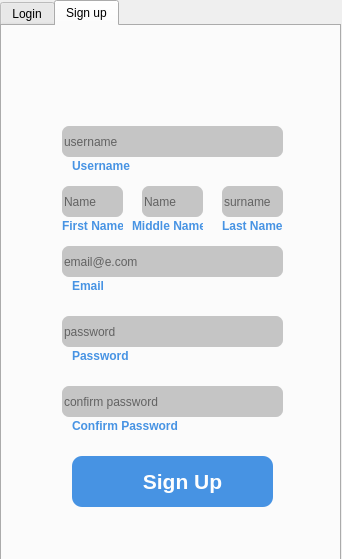
<?xml version="1.0" encoding="UTF-8"?>
<ui version="4.0">
 <class>Frame</class>
 <widget class="QFrame" name="Frame">
  <property name="geometry">
   <rect>
    <x>0</x>
    <y>0</y>
    <width>342</width>
    <height>559</height>
   </rect>
  </property>
  <property name="windowTitle">
   <string>Frame</string>
  </property>
  <widget class="QTabWidget" name="login">
   <property name="geometry">
    <rect>
     <x>0</x>
     <y>0</y>
     <width>341</width>
     <height>561</height>
    </rect>
   </property>
   <property name="minimumSize">
    <size>
     <width>341</width>
     <height>561</height>
    </size>
   </property>
   <property name="maximumSize">
    <size>
     <width>341</width>
     <height>561</height>
    </size>
   </property>
   <property name="styleSheet">
    <string notr="true"/>
   </property>
   <property name="tabPosition">
    <enum>QTabWidget::North</enum>
   </property>
   <property name="currentIndex">
    <number>1</number>
   </property>
   <property name="usesScrollButtons">
    <bool>false</bool>
   </property>
   <property name="documentMode">
    <bool>false</bool>
   </property>
   <property name="tabsClosable">
    <bool>false</bool>
   </property>
   <property name="movable">
    <bool>false</bool>
   </property>
   <property name="tabBarAutoHide">
    <bool>false</bool>
   </property>
   <widget class="QWidget" name="tab">
    <attribute name="title">
     <string>Login</string>
    </attribute>
    <widget class="QPushButton" name="Logbut">
     <property name="geometry">
      <rect>
       <x>80</x>
       <y>350</y>
       <width>191</width>
       <height>51</height>
      </rect>
     </property>
     <property name="styleSheet">
      <string notr="true">
QPushButton{
box-shadow: 10px 10px rgb(61, 61, 61);
border-radius: 10px ;
background-color: rgb(71, 147, 227);

}</string>
     </property>
     <property name="text">
      <string/>
     </property>
    </widget>
    <widget class="QLabel" name="label">
     <property name="geometry">
      <rect>
       <x>110</x>
       <y>360</y>
       <width>121</width>
       <height>31</height>
      </rect>
     </property>
     <property name="styleSheet">
      <string notr="true"/>
     </property>
     <property name="text">
      <string>&lt;!DOCTYPE HTML PUBLIC &quot;-//W3C//DTD HTML 4.0//EN&quot; &quot;http://www.w3.org/TR/REC-html40/strict.dtd&quot;&gt;
&lt;html&gt;&lt;head&gt;&lt;meta name=&quot;qrichtext&quot; content=&quot;1&quot; /&gt;&lt;style type=&quot;text/css&quot;&gt;
p, li { white-space: pre-wrap; }
&lt;/style&gt;&lt;/head&gt;&lt;body style=&quot; font-family:'MS Shell Dlg 2'; font-size:8pt; font-weight:400; font-style:normal;&quot;&gt;
&lt;p align=&quot;center&quot; style=&quot; margin-top:12px; margin-bottom:12px; margin-left:0px; margin-right:0px; -qt-block-indent:0; text-indent:0px;&quot;&gt;&lt;span style=&quot; font-size:16pt; font-weight:600; color:#fefefe;&quot;&gt;Login&lt;/span&gt;&lt;/p&gt;&lt;/body&gt;&lt;/html&gt;</string>
     </property>
    </widget>
    <widget class="QLabel" name="label_2">
     <property name="geometry">
      <rect>
       <x>40</x>
       <y>490</y>
       <width>51</width>
       <height>16</height>
      </rect>
     </property>
     <property name="styleSheet">
      <string notr="true">background-color: rgb(71, 147, 227);
border-radius:5px;
</string>
     </property>
     <property name="text">
      <string>&lt;html&gt;&lt;head/&gt;&lt;body&gt;&lt;p align=&quot;center&quot;&gt;&lt;span style=&quot; font-weight:600; color:#ffffff;&quot;&gt;Login&lt;/span&gt;&lt;/p&gt;&lt;/body&gt;&lt;/html&gt;</string>
     </property>
    </widget>
    <widget class="QLineEdit" name="username">
     <property name="geometry">
      <rect>
       <x>80</x>
       <y>160</y>
       <width>191</width>
       <height>31</height>
      </rect>
     </property>
     <property name="styleSheet">
      <string notr="true">border-radius: 7px ;
background-color: rgb(197, 197, 197);</string>
     </property>
     <property name="text">
      <string/>
     </property>
     <property name="placeholderText">
      <string>username</string>
     </property>
    </widget>
    <widget class="QLabel" name="label_3">
     <property name="geometry">
      <rect>
       <x>90</x>
       <y>200</y>
       <width>121</width>
       <height>21</height>
      </rect>
     </property>
     <property name="text">
      <string>&lt;html&gt;&lt;head/&gt;&lt;body&gt;&lt;p&gt;&lt;span style=&quot; font-weight:600; color:#4793e3;&quot;&gt;   Username&lt;/span&gt;&lt;/p&gt;&lt;/body&gt;&lt;/html&gt;</string>
     </property>
    </widget>
    <widget class="QLineEdit" name="password">
     <property name="geometry">
      <rect>
       <x>80</x>
       <y>250</y>
       <width>191</width>
       <height>31</height>
      </rect>
     </property>
     <property name="styleSheet">
      <string notr="true">background-color: rgb(197, 197, 197);
border-radius: 7px ;</string>
     </property>
     <property name="echoMode">
      <enum>QLineEdit::Password</enum>
     </property>
     <property name="placeholderText">
      <string>password</string>
     </property>
    </widget>
    <widget class="QLabel" name="label_4">
     <property name="geometry">
      <rect>
       <x>90</x>
       <y>290</y>
       <width>111</width>
       <height>21</height>
      </rect>
     </property>
     <property name="text">
      <string>&lt;html&gt;&lt;head/&gt;&lt;body&gt;&lt;p&gt;&lt;span style=&quot; font-weight:600; color:#4793e3;&quot;&gt;Password&lt;/span&gt;&lt;/p&gt;&lt;/body&gt;&lt;/html&gt;</string>
     </property>
    </widget>
    <widget class="QLabel" name="label_5">
     <property name="geometry">
      <rect>
       <x>130</x>
       <y>20</y>
       <width>81</width>
       <height>61</height>
      </rect>
     </property>
     <property name="text">
      <string/>
     </property>
     <property name="pixmap">
      <pixmap>../logo.png</pixmap>
     </property>
    </widget>
   </widget>
   <widget class="QWidget" name="tab_2">
    <attribute name="title">
     <string>Sign up</string>
    </attribute>
    <widget class="QLineEdit" name="user">
     <property name="geometry">
      <rect>
       <x>60</x>
       <y>100</y>
       <width>221</width>
       <height>31</height>
      </rect>
     </property>
     <property name="styleSheet">
      <string notr="true">background-color: rgb(197, 197, 197);
border-radius: 7px;</string>
     </property>
     <property name="placeholderText">
      <string>username</string>
     </property>
    </widget>
    <widget class="QLineEdit" name="password_2">
     <property name="geometry">
      <rect>
       <x>60</x>
       <y>290</y>
       <width>221</width>
       <height>31</height>
      </rect>
     </property>
     <property name="styleSheet">
      <string notr="true">background-color: rgb(197, 197, 197);
border-radius: 7px;</string>
     </property>
     <property name="echoMode">
      <enum>QLineEdit::Password</enum>
     </property>
     <property name="placeholderText">
      <string>password</string>
     </property>
    </widget>
    <widget class="QLineEdit" name="confpass">
     <property name="geometry">
      <rect>
       <x>60</x>
       <y>360</y>
       <width>221</width>
       <height>31</height>
      </rect>
     </property>
     <property name="styleSheet">
      <string notr="true">background-color: rgb(197, 197, 197);
border-radius: 7px;</string>
     </property>
     <property name="echoMode">
      <enum>QLineEdit::Password</enum>
     </property>
     <property name="placeholderText">
      <string>confirm password</string>
     </property>
    </widget>
    <widget class="QLineEdit" name="email">
     <property name="geometry">
      <rect>
       <x>60</x>
       <y>220</y>
       <width>221</width>
       <height>31</height>
      </rect>
     </property>
     <property name="styleSheet">
      <string notr="true">background-color: rgb(197, 197, 197);
border-radius: 7px;</string>
     </property>
     <property name="placeholderText">
      <string>email@e.com</string>
     </property>
    </widget>
    <widget class="QLabel" name="label_11">
     <property name="geometry">
      <rect>
       <x>70</x>
       <y>130</y>
       <width>121</width>
       <height>21</height>
      </rect>
     </property>
     <property name="text">
      <string>&lt;html&gt;&lt;head/&gt;&lt;body&gt;&lt;p&gt;&lt;span style=&quot; font-weight:600; color:#4793e3;&quot;&gt;   Username&lt;/span&gt;&lt;/p&gt;&lt;/body&gt;&lt;/html&gt;</string>
     </property>
    </widget>
    <widget class="QLabel" name="label_12">
     <property name="geometry">
      <rect>
       <x>70</x>
       <y>250</y>
       <width>121</width>
       <height>21</height>
      </rect>
     </property>
     <property name="text">
      <string>&lt;html&gt;&lt;head/&gt;&lt;body&gt;&lt;p&gt;&lt;span style=&quot; font-weight:600; color:#4793e3;&quot;&gt;Email&lt;/span&gt;&lt;/p&gt;&lt;/body&gt;&lt;/html&gt;</string>
     </property>
    </widget>
    <widget class="QLabel" name="label_13">
     <property name="geometry">
      <rect>
       <x>70</x>
       <y>320</y>
       <width>121</width>
       <height>21</height>
      </rect>
     </property>
     <property name="text">
      <string>&lt;html&gt;&lt;head/&gt;&lt;body&gt;&lt;p&gt;&lt;span style=&quot; font-weight:600; color:#4793e3;&quot;&gt;Password&lt;/span&gt;&lt;/p&gt;&lt;/body&gt;&lt;/html&gt;</string>
     </property>
    </widget>
    <widget class="QLabel" name="label_14">
     <property name="geometry">
      <rect>
       <x>70</x>
       <y>390</y>
       <width>121</width>
       <height>21</height>
      </rect>
     </property>
     <property name="text">
      <string>&lt;html&gt;&lt;head/&gt;&lt;body&gt;&lt;p&gt;&lt;span style=&quot; font-weight:600; color:#4793e3;&quot;&gt;Confirm Password&lt;/span&gt;&lt;/p&gt;&lt;/body&gt;&lt;/html&gt;</string>
     </property>
    </widget>
    <widget class="QPushButton" name="Logbut_3">
     <property name="geometry">
      <rect>
       <x>70</x>
       <y>430</y>
       <width>201</width>
       <height>51</height>
      </rect>
     </property>
     <property name="styleSheet">
      <string notr="true">
QPushButton{
box-shadow: 10px 10px rgb(61, 61, 61);
border-radius: 10px ;
background-color: rgb(71, 147, 227);

}</string>
     </property>
     <property name="text">
      <string/>
     </property>
    </widget>
    <widget class="QLabel" name="label_15">
     <property name="geometry">
      <rect>
       <x>120</x>
       <y>440</y>
       <width>121</width>
       <height>31</height>
      </rect>
     </property>
     <property name="styleSheet">
      <string notr="true"/>
     </property>
     <property name="text">
      <string>&lt;!DOCTYPE HTML PUBLIC &quot;-//W3C//DTD HTML 4.0//EN&quot; &quot;http://www.w3.org/TR/REC-html40/strict.dtd&quot;&gt;
&lt;html&gt;&lt;head&gt;&lt;meta name=&quot;qrichtext&quot; content=&quot;1&quot; /&gt;&lt;style type=&quot;text/css&quot;&gt;
p, li { white-space: pre-wrap; }
&lt;/style&gt;&lt;/head&gt;&lt;body style=&quot; font-family:'MS Shell Dlg 2'; font-size:8pt; font-weight:400; font-style:normal;&quot;&gt;
&lt;p align=&quot;center&quot; style=&quot; margin-top:12px; margin-bottom:12px; margin-left:0px; margin-right:0px; -qt-block-indent:0; text-indent:0px;&quot;&gt;&lt;span style=&quot; font-size:16pt; font-weight:600; color:#fefefe;&quot;&gt;Sign Up&lt;/span&gt;&lt;/p&gt;&lt;/body&gt;&lt;/html&gt;</string>
     </property>
    </widget>
    <widget class="QLabel" name="label_16">
     <property name="geometry">
      <rect>
       <x>130</x>
       <y>20</y>
       <width>81</width>
       <height>61</height>
      </rect>
     </property>
     <property name="cursor">
      <cursorShape>ArrowCursor</cursorShape>
     </property>
     <property name="text">
      <string/>
     </property>
     <property name="pixmap">
      <pixmap>../logo.png</pixmap>
     </property>
    </widget>
    <widget class="QLineEdit" name="firstname">
     <property name="geometry">
      <rect>
       <x>60</x>
       <y>160</y>
       <width>61</width>
       <height>31</height>
      </rect>
     </property>
     <property name="styleSheet">
      <string notr="true">background-color: rgb(197, 197, 197);
border-radius: 7px;</string>
     </property>
     <property name="placeholderText">
      <string>Name</string>
     </property>
    </widget>
    <widget class="QLineEdit" name="lastname">
     <property name="geometry">
      <rect>
       <x>220</x>
       <y>160</y>
       <width>61</width>
       <height>31</height>
      </rect>
     </property>
     <property name="styleSheet">
      <string notr="true">background-color: rgb(197, 197, 197);
border-radius: 7px;</string>
     </property>
     <property name="placeholderText">
      <string>surname</string>
     </property>
    </widget>
    <widget class="QLabel" name="label_17">
     <property name="geometry">
      <rect>
       <x>60</x>
       <y>190</y>
       <width>61</width>
       <height>21</height>
      </rect>
     </property>
     <property name="text">
      <string>&lt;html&gt;&lt;head/&gt;&lt;body&gt;&lt;p&gt;&lt;span style=&quot; font-weight:600; color:#4793e3;&quot;&gt;First Name&lt;/span&gt;&lt;/p&gt;&lt;/body&gt;&lt;/html&gt;</string>
     </property>
    </widget>
    <widget class="QLabel" name="label_18">
     <property name="geometry">
      <rect>
       <x>220</x>
       <y>190</y>
       <width>71</width>
       <height>21</height>
      </rect>
     </property>
     <property name="text">
      <string>&lt;html&gt;&lt;head/&gt;&lt;body&gt;&lt;p&gt;&lt;span style=&quot; font-weight:600; color:#4793e3;&quot;&gt;Last Name&lt;/span&gt;&lt;/p&gt;&lt;/body&gt;&lt;/html&gt;</string>
     </property>
    </widget>
    <widget class="QLineEdit" name="firstname_2">
     <property name="geometry">
      <rect>
       <x>140</x>
       <y>160</y>
       <width>61</width>
       <height>31</height>
      </rect>
     </property>
     <property name="styleSheet">
      <string notr="true">background-color: rgb(197, 197, 197);
border-radius: 7px;</string>
     </property>
     <property name="placeholderText">
      <string>Name</string>
     </property>
    </widget>
    <widget class="QLabel" name="label_19">
     <property name="geometry">
      <rect>
       <x>130</x>
       <y>190</y>
       <width>71</width>
       <height>21</height>
      </rect>
     </property>
     <property name="text">
      <string>&lt;html&gt;&lt;head/&gt;&lt;body&gt;&lt;p&gt;&lt;span style=&quot; font-weight:600; color:#4793e3;&quot;&gt;Middle Name&lt;/span&gt;&lt;/p&gt;&lt;/body&gt;&lt;/html&gt;</string>
     </property>
    </widget>
   </widget>
  </widget>
 </widget>
 <resources/>
 <connections/>
</ui>
